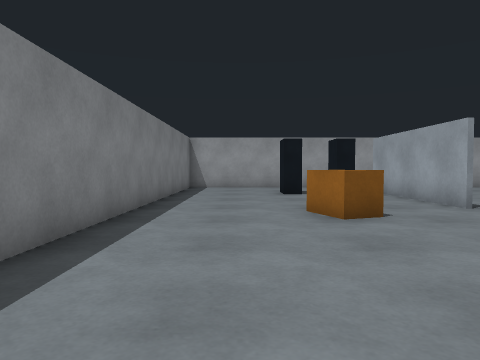
view 1 (above)

20 first-person views from a walk through a world built for the Gazebo simulator. The camera is 0.94 m above the floor, tilts 2° down and sees 70° across. The floor is counted in squares, 1 m on a side. Each view is taken from the middle of a square. On the plan, view 1 faces up. The plan holds only what a view shows up to about 12 squares ahead; the rest is blank.

view 2
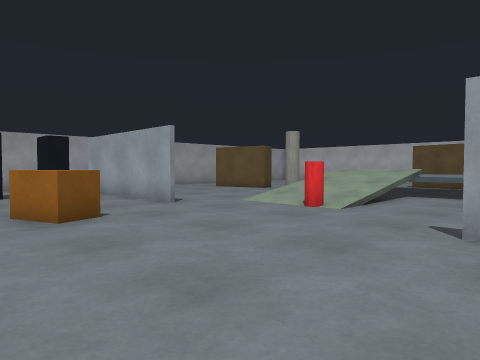

view 3
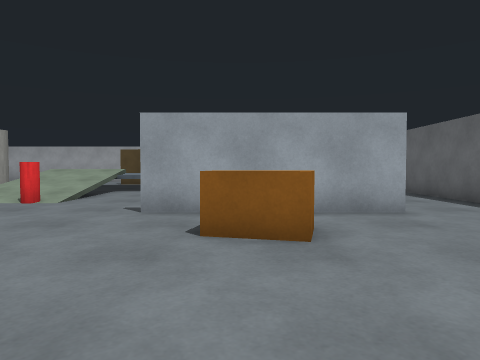

view 4
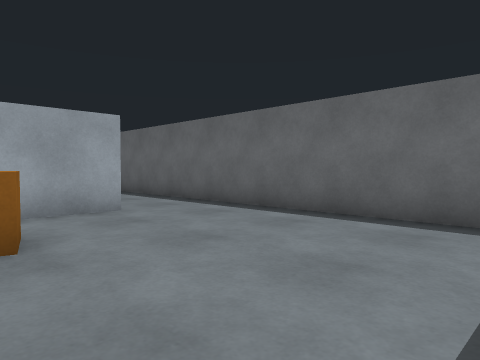

view 5
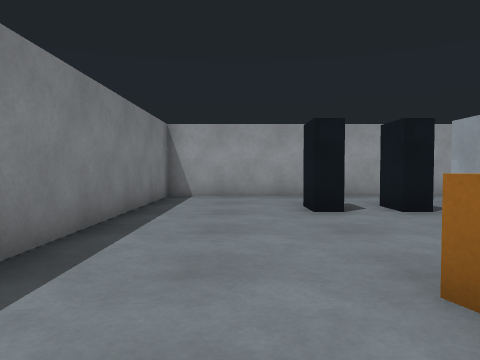

view 6
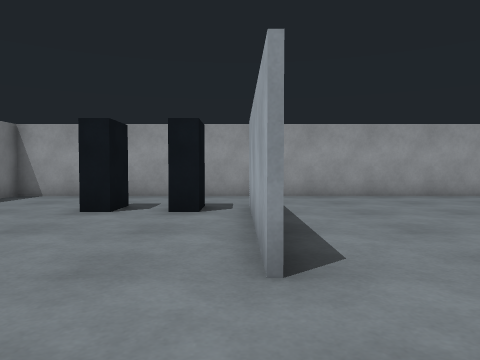

view 7
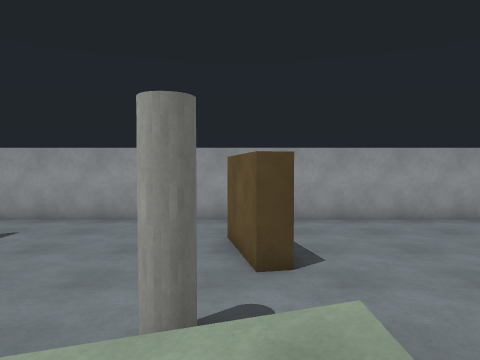

view 8
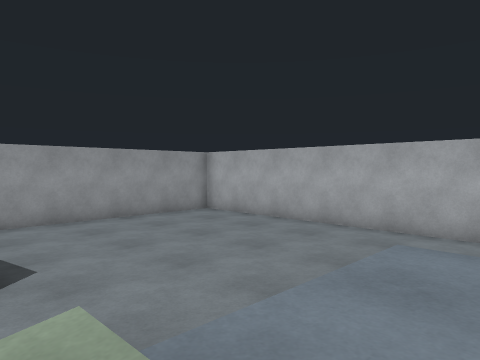

view 9
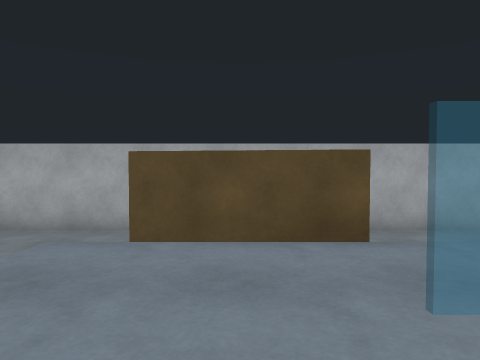

view 10
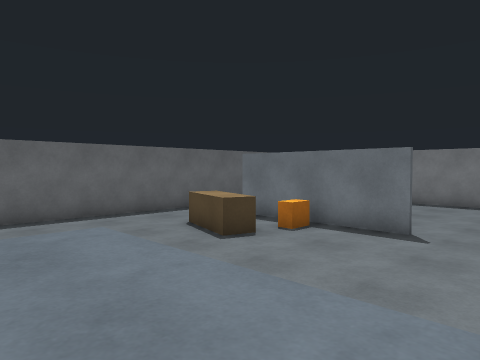

view 11
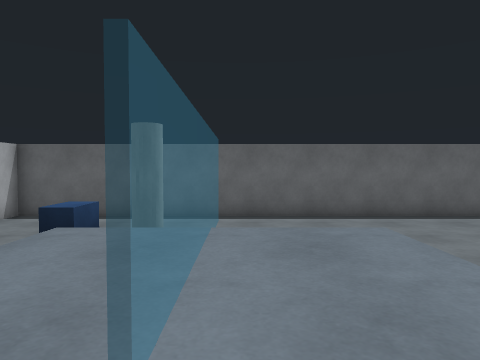

view 12
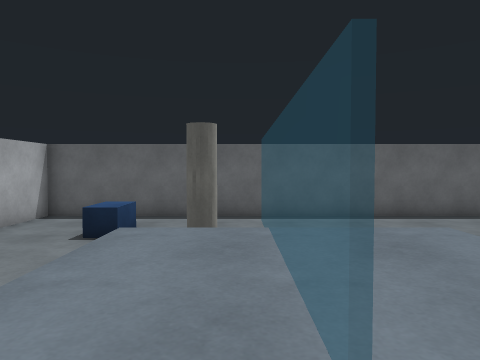

view 13
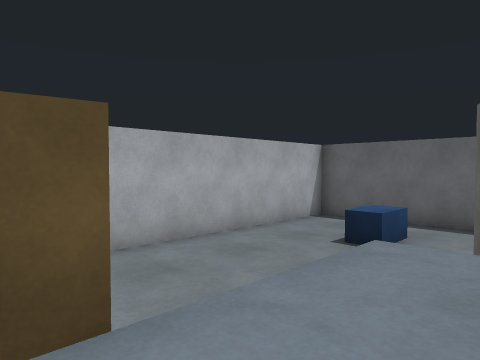

view 14
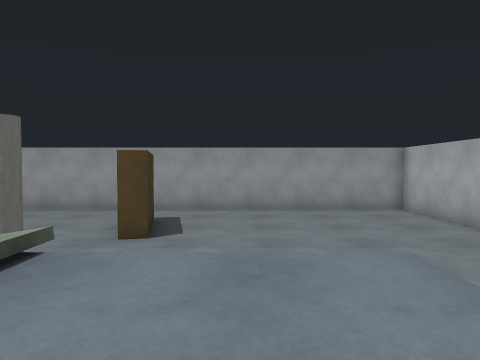

view 15
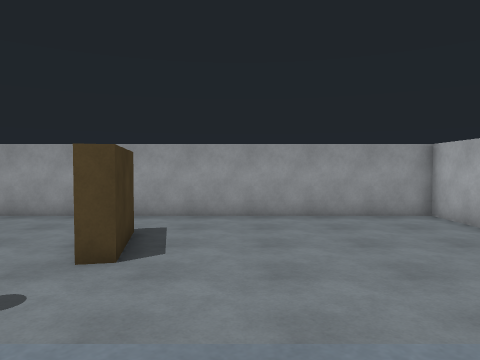

view 16
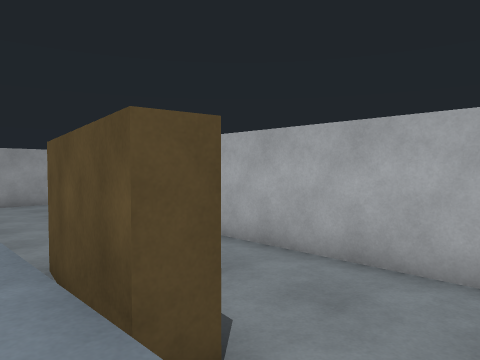

view 17
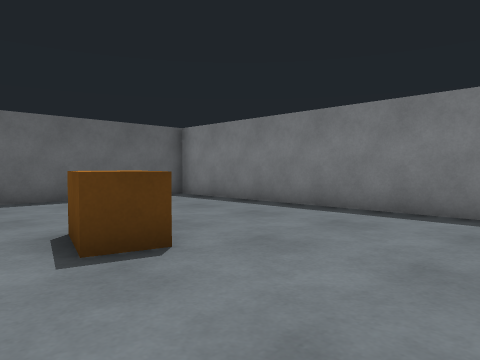

view 18
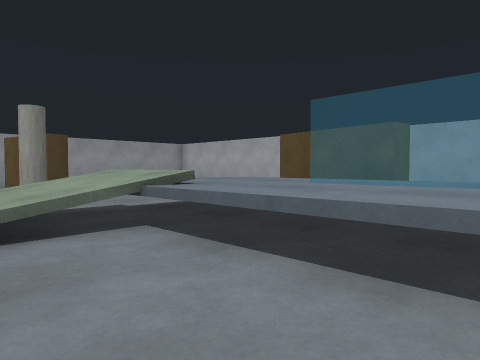

view 19
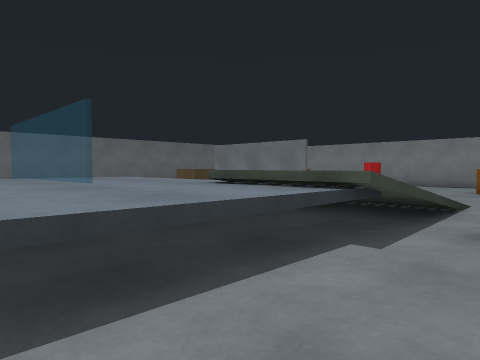

view 20
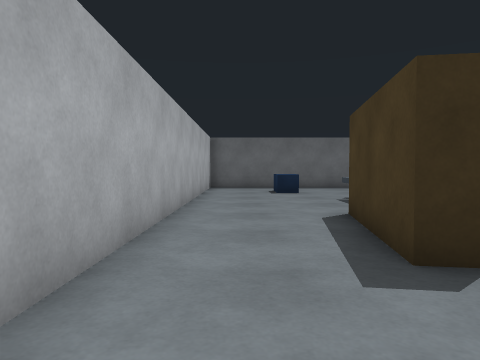

### Floor plan
Key: @ floor where view 1 was taken; # wall or solid block; . main floor; : floor 0.25 m higher than the main floor; + floor 0.75 m higher than the main floor; / step, stairs or slope; = window, fence, low wall or low ledge; v drop or lower ground; B grey box; C crate; L black box; R ramp; E red cylinder; P pillar; A orange box; N bench; U blue box.
Columns run from 3 left of view 1 to 22 right of it. Each row starts with its distance up from view 1.
 17 ##########################
 16 #........................#
 15 #........................#
 14 #........................#
 13 #....L.LB......#.........#
 12 #.......B......#.........#
 11 #.......B......#.........#
 10 #.......B................#
  9 #.......B................#
  8 #....C..B.....P..........#
  7 #....C...../RRRR.vv=.....#
  6 #....C.....////+=+++##...#
  5 #.........E:///+++++##...#
  4 #..........///#//+++##...#
  3 #..............+++++##...#
  2 #..............+++ +##...#
  1 #.......B......+++ +.....#
  0 #..@....B......+++ +.....#
 -1 #.....C.B......+++ +.....#
 -2 #.....C.BA.N..    PP.....#
 -3 #.......B..N..      .....#
 -4 #.......B.NN..       U...#
 -5 #....................U...#
 -6 #..................... ..#
 -7 #..................... ..#
 -8 ##########################

Positions as (right, up) in squares from view 1, and headings:
1: (0, 0), facing up
2: (0, 0), facing up-right
3: (-2, -1), facing right
4: (-2, -1), facing down-right
5: (0, 5), facing up
6: (5, 5), facing up
7: (12, 5), facing up
8: (12, 5), facing up-right
9: (12, 4), facing right
10: (14, 4), facing down-left
11: (14, 4), facing down
12: (15, 4), facing down
13: (15, 3), facing down-right
14: (15, 3), facing up
15: (15, 5), facing up
16: (16, 0), facing up-right
17: (5, 3), facing down-left
18: (9, -1), facing up-right
19: (17, 9), facing down-left
20: (20, 9), facing down
